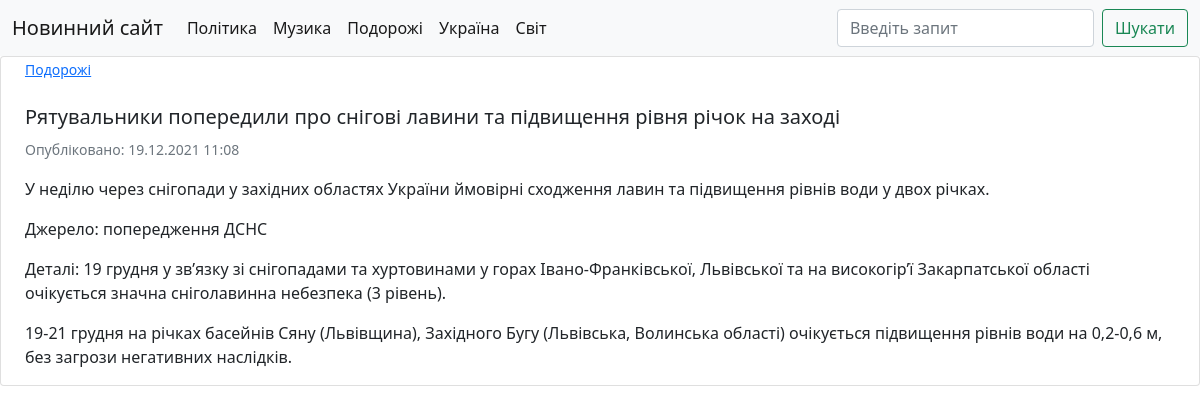
The app's page /published/3/ with its own data.
### news/models.py (models this page shows, shortened)
class Categories(models.Model):
    title = models.CharField(max_length=100, verbose_name='Категорія')
    class Meta:
        verbose_name = 'Категорія'
        verbose_name_plural = 'Категорії'
    def __str__(self):
        return self.title
    def get_absolute_url(self):
        return reverse('category', kwargs={'category_id': self.pk})

class News(models.Model):
    title = models.CharField(max_length=150, verbose_name='Назва статті')
    content = models.TextField(blank=True, verbose_name='Контент статті')
    created_at = models.DateTimeField(auto_now_add=True, verbose_name='Створено')
    updated_at = models.DateTimeField(auto_now=True, verbose_name='Оновлено')
    photo = models.ImageField(verbose_name='Фото', upload_to='media/%Y/%m/%d/', max_length=150, blank=True)
    is_published = models.BooleanField(default=True, verbose_name='Опубліковано')
    category = models.ForeignKey('Categories', on_delete=models.CASCADE, verbose_name='Категорія')
    class Meta:
        verbose_name = 'Новина'
        verbose_name_plural = 'Новини'
        ordering = ('created_at',)

### news/views.py (the view)
# urls.py: path('published/<int:news_id>/', show_full_news, name='news_info'),
def show_full_news(requests, news_id):
    news = News.objects.all().get(id=news_id)
    return render(requests, 'news_detail.html', {'news': news})

### news/templatetags/news_tags.py (called while the page is built)
@register.simple_tag(name='get_list_categories')
def get_category():
    return Categories.objects.all()

### news/templates/news_detail.html
{% extends 'base.html' %}
{% block content %}
	<div class="card mb-3" style="max-width: 100%; margin-bottom: auto; margin-top: auto">
		{% if news.photo %}
			<div class="col" style="margin-left: auto; margin-right: auto;">
				<img src="{{ news.photo.url }}" class="img-fluid rounded-start" alt="...">
			</div>
			<br>
			<div class="col" style="margin-left: 2%; margin-right: 2%;">
				<div>
					<a href="{% url 'category' news.category_id %}">
						<p class="card-text"><small>{{ news.category }}</small></p>
					</a>
					<br>
					<h5 class="card-title">{{ news.title }}</h5>
					<p class="card-text"><small class="text-muted">Опубліковано: {{ news.created_at|date:"d.m.Y  H:i" }}</small></p>
					<p class="card-text">{{ news.content|safe|linebreaks }}</p>
				</div>
			</div>
		{% else %}
			<div class="col" style="margin-left: 2%; margin-right: 2%;">
				<div>
					<a href="{% url 'category' news.category_id %}">
						<p class="card-text"><small>{{ news.category }}</small></p>
					</a>
					<br>
					<h5 class="card-title">{{ news.title }}</h5>
					<p class="card-text"><small class="text-muted">Опубліковано: {{ news.created_at|date:"d.m.Y  H:i" }}</small></p>
					<p class="card-text">{{ news.content|safe|linebreaks }}</p>
				</div>
			</div>
		{% endif %}
	</div>
{% endblock %}

### templates/inc/_navbar.html (shortened to what this page needs)
{% load news_tags %}
<nav class="navbar navbar-expand-lg navbar-light bg-light">
  <div class="container-fluid">
    <a class="navbar-brand" href="{% url 'home' %}">Новинний сайт</a>
    <div class="collapse navbar-collapse" id="navbarTogglerDemo03">
      <ul class="navbar-nav me-auto mb-2 mb-lg-0">
	  {% get_list_categories as categories %}
		  {% for category in categories %}
			  <li class="nav-item">
				  <a class="nav-link active" aria-current="page" href="{{ category.get_absolute_url }}">{{ category.title }}</a>
			  </li>
		  {% endfor %}
      </ul>
      <form class="d-flex">
        <input class="form-control me-2" type="search" placeholder="Введіть запит" aria-label="Введіть запит">
        <button class="btn btn-outline-success" type="submit">Шукати</button>
      </form>
    </div>
  </div>
</nav>

### records on screen
Categories: title "Політика"
Categories: title "Музика"
Categories: title "Подорожі"
Categories: title "Україна"
Categories: title "Світ"
News: category "Подорожі", title "Рятувальники попередили про снігові лавини та підвищення рівня річок на заході", created_at "19.12.2021 11:08", content "У неділю через снігопади у західних областях України ймовірні сходження лавин та пiдвищення рiвнiв води у двох річках. Джерело: попередження ДСНС Деталі: 19 грудня у зв’язку зi снiгопадами та хуртовинами у горах Iвано-Франкiвської, Львівської та на високогiр’ї Закарпатської областi очiкується значна снiголавинна небезпека (3 рiвень). 19-21 грудня на рiчках басейнiв Сяну (Львiвщина), Захiдного Бугу (Львiвська, Волинська області) очiкується пiдвищення рiвнiв води на 0,2-0,6 м, без загрози негативних наслiдкiв."
